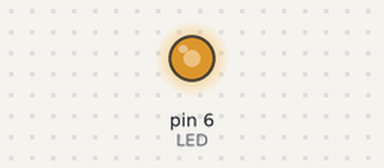
The sketch below on a simulated Arduino Uno, built with avr-gcc and run on an emulated ATmega328P. Parts: output pins drawn as LEDs (lit = HIGH). What the sketch prints to the serial monitor is not drawn.

Above: at 0.1 s.
Timing chart, 0 to 1.6 s (numbered marks = the images above):
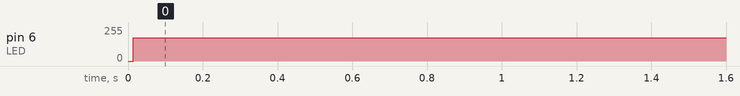

The sketch:

Aula12_pt2.ino
```cpp
#include <stdio.h>
#include <stdlib.h>
#define FOSC 16000000U // Clock Speed
#define BAUD 9600
#define MYUBRR FOSC / 16 / BAUD - 1
#define LED PD6

char msg_tx[20];
char msg_rx[32];
int pos_msg_rx = 0;
int tamanho_msg_rx = 3;
int brilho;
unsigned int x = 0, valor = 0;

//Prototipos das funcoes
void UART_Init(unsigned int ubrr);  // essa função pega a informação do monitor serial

void UART_Transmit(char *dados);    // essa função transmite a mensagem para o monitor serial

int main(void)
{
  // configuraçoes PWM
  DDRD |= (1 << LED); // configura saída para o PWM
  // Configura modo FAST PWM e modo do comparador A
  TCCR0A |= (1 << WGM01) | (1 << WGM00) | (1 << COM0A1);
  TCCR0B = 1; // Seleciona opção para frequência
  OCR0A = 0;

  UART_Init(MYUBRR);
  sei();

  UART_Transmit("HEloooooooo");

  while (1) {

    // tratar o valor que recebemos no monitor serial
    valor = (msg_rx[0] - 48) * 100 + (msg_rx[1] - 48) * 10 + (msg_rx[2] - 48) * 1;
    brilho = (valor * 255)/100;

    //if(valor >= 0 && valor <= 100){
      itoa(brilho, msg_tx, 10);
      UART_Transmit(msg_tx);
      UART_Transmit("\n");

      OCR0A = brilho;   // brilho do PWM
    //}
  }
}

ISR(USART_RX_vect)
{
  // Escreve o valor recebido pela UART na posição pos_msg_rx do buffer msg_rx
  msg_rx[pos_msg_rx++] = UDR0;
  if (pos_msg_rx == tamanho_msg_rx)
    pos_msg_rx = 0;
}

void UART_Transmit(char *dados)
{
  // Envia todos os caracteres do buffer dados ate chegar um final de linha
  while (*dados != 0)
  {
    while (!(UCSR0A & (1 << UDRE0))); // Aguarda a transmissão acabar
    // Escreve o caractere no registro de tranmissão
    UDR0 = *dados;
    // Passa para o próximo caractere do buffer dados
    dados++;
  }
}

void UART_Init(unsigned int ubrr)
{
  // Configura a baud rate */
  UBRR0H = (unsigned char)(ubrr >> 8);
  UBRR0L = (unsigned char)ubrr;
  // Habilita a recepcao, tranmissao e interrupcao na recepcao */
  UCSR0B = (1 << RXEN0) | (1 << TXEN0) | (1 << RXCIE0);
  // Configura o formato da mensagem: 8 bits de dados e 1 bits de stop */
  UCSR0C = (1 << UCSZ01) | (1 << UCSZ00);
}
```

Measured:
- by itself, pin 6 (LED): 0/255 → 176/255 at 0.01 s
